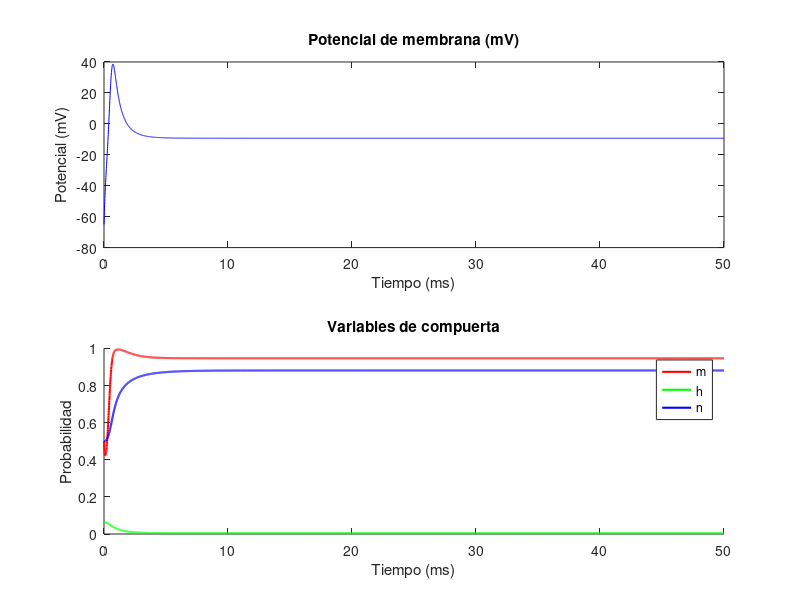

This chart was generated by the following MATLAB code:
% Parámetros del modelo de Hodgkin-Huxley
Cm = 1;         % Capacitancia de la membrana (uF/cm^2)
gNa = 120;      % Conductancia máxima de sodio (mS/cm^2)
gK = 36;        % Conductancia máxima de potasio (mS/cm^2)
gL = 0.3;       % Conductancia máxima de fugas (mS/cm^2)
ENa = 115;       % Potencial de equilibrio del sodio (mV)
EK = -12;       % Potencial de equilibrio del potasio (mV)
EL = -10.6;     % Potencial de equilibrio de las fugas (mV)

% Paso de integración
dt = 0.01;      % Paso de tiempo (ms)
tmax = 50;      % Tiempo máximo de simulación (ms)
t = 0:dt:tmax;  % Vector de tiempos

% Inicialización de las variables de estado
V = zeros(size(t));  % Potencial de membrana (mV)
m = zeros(size(t));  % Variable de activación de sodio
h = zeros(size(t));  % Variable de inactivación de sodio
n = zeros(size(t));  % Variable de activación de potasio

% Condiciones iniciales
V(1) = -65;  % Potencial de membrana inicial (mV)
m(1) = 0.5;    % Inicialización de m
h(1) = 0.06;    % Inicialización de h
n(1) = 0.5;    % Inicialización de n

% Estímulo aplicado
segundo_inicio = input('Segundo en el que desea aplicar la corriente: ');
segundo_fin = input('Segundo en el que desea detener la corriente: ');
amperaje = input('¿Qué amperaje desea inducir (uA)?: ');

% Convertir los segundos a índices de tiempo
indice_inicio = find(t >= segundo_inicio, 1);
indice_fin = find(t <= segundo_fin, 1, 'last');

% Inicialización de la corriente
I = zeros(size(t));  % Inicialmente sin corriente

% Corregir la asignación de corriente estimulada
I(indice_inicio:indice_fin) = amperaje;  % Estímulo de amperaje entre segundo_inicio y segundo_fin

% Simulación del modelo de Hodgkin-Huxley
for i = 1:length(t)-1
    % Ecuaciones del modelo de Hodgkin-Huxley
    alpha_m = (0.1*(V(i)+40)) / (1 - exp(-(V(i)+40)/10));
    beta_m = 4 * exp(-(V(i)+65)/18);
    alpha_h = 0.07 * exp(-(V(i)+65)/20);
    beta_h = 1 / (1 + exp(-(V(i)+35)/10));
    alpha_n = (0.01*(V(i)+55)) / (1 - exp(-(V(i)+55)/10));
    beta_n = 0.125 * exp(-(V(i)+65)/80);
    
    % Actualización de las variables de estado
    m(i+1) = m(i) + dt * (alpha_m * (1 - m(i)) - beta_m * m(i));
    h(i+1) = h(i) + dt * (alpha_h * (1 - h(i)) - beta_h * h(i));
    n(i+1) = n(i) + dt * (alpha_n * (1 - n(i)) - beta_n * n(i));
    
    % Corriente iónica
    INa = gNa * m(i)^3 * h(i) * (V(i) - ENa);
    IK = gK * n(i)^4 * (V(i) - EK);
    IL = gL * (V(i) - EL);
    
    % Ecuación del modelo de la membrana
    V(i+1) = V(i) + dt * (1/Cm) * (I(i+1) - INa - IK - IL);
end

% Gráficos
figure;
subplot(2,1,1);
plot(t, V, 'b');
title('Potencial de membrana (mV)');
xlabel('Tiempo (ms)');
ylabel('Potencial (mV)');

subplot(2,1,2);
hold on;
plot(t, m, 'r', 'LineWidth', 1.5);
plot(t, h, 'g', 'LineWidth', 1.5);
plot(t, n, 'b', 'LineWidth', 1.5);
title('Variables de compuerta');
xlabel('Tiempo (ms)');
ylabel('Probabilidad');
legend('m', 'h', 'n');
hold off;

